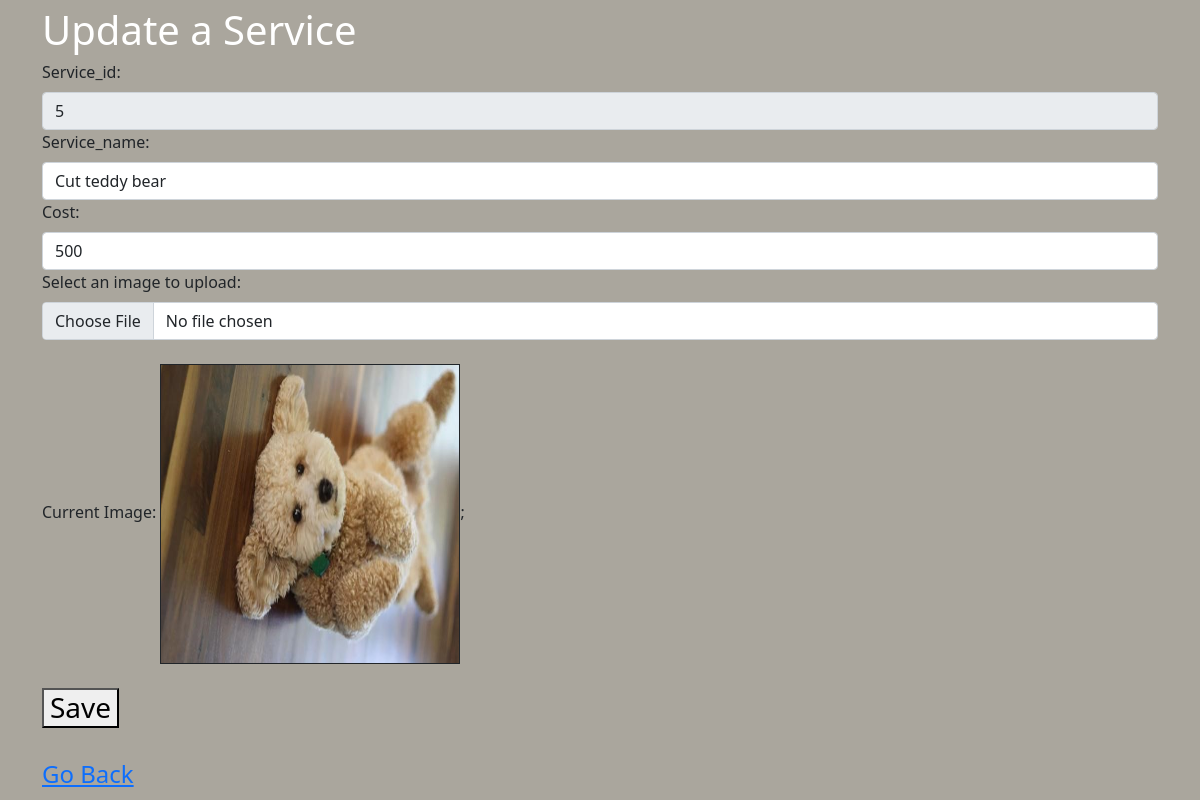
Page /edit4.php?Service_id=5 on the committed database.
### tables this page shows
CREATE TABLE `service` (
  `Service_id` int(45) NOT NULL AUTO_INCREMENT,
  `Service_name` varchar(45) NOT NULL,
  `Cost` double NOT NULL,
  `Haircut_pic` varchar(100) NOT NULL,
  PRIMARY KEY (`Service_id`)
);

### edit4.php (the view, shortened to what this page needs)
<!DOCTYPE html PUBLIC>
<html>
<head>
  <link href="https://cdn.jsdelivr.net/npm/bootstrap@5.1.3/dist/css/bootstrap.min.css" rel="stylesheet">
</head>
<body style="background-color:#aaa69d" ;>
  <body>
    <?php
    include "includes/config.php";
    $result = mysqli_query($conn, "SELECT * FROM service where Service_id  = " .   $_GET['Service_id']);
    $row = mysqli_fetch_array($result);
    ?>
    <div class="container">
      <?php
      echo '<div style="font-size:40;color:white">Update a Service</div>';
      ?>
      <form method="POST" action="update4.php" enctype="multipart/form-data">
        <div class="form-group">
          <label for="Service_id" class="form-label">Service_id: </label>
          <input type='text' id='Service_id' name='Service_id' readonly value="<?php echo $_GET['Service_id']; ?>" class="form-control">
        </div>
        <div class="form-group">
          <label for="Service_name" class="form-label">Service_name: </label>
          <input type='text' id='Service_name' name='Service_name' value="<?php echo $row['Service_name']; ?>" class="form-control">
        </div>
        <div class="form-group">
          <label for="Cost" class="form-label">Cost: </label>
          <input type='text' id='Cost' name='Cost' value="<?php echo $row['Cost']; ?>" class="form-control">
        </div>
        <div class="form-group">
          <label for="fileToUpload" class="form-label">Select an image to upload: </label>
          <input type='file' id='fileToUpload' name='fileToUpload' class="form-control">
        </div>
        <div class="form-group">
          <br>
          <label for="imgpath" class="form-label">Current Image: </label>
          <?php
          echo "<img border=\"1\" src=\"" . $row['Haircut_pic'] . "\" width=\"300\" alt=\"Employee Picture\" height=\"300\">"
          ?>;
        </div>
        <div>
          <br>
          <h3><button type="submit" name="submit" value="Save">Save</button></h3>
          <br>
          <?php
          echo "<td align='center'><a href='customer.php' role='button'> <h4>Go Back</h4></a></td>";
          ?>
        </div>
    </div>
  </body>
</html>

### rows in the picture
service: Service_name "Cut teddy bear", Cost "500", Haircut_pic (picture)
